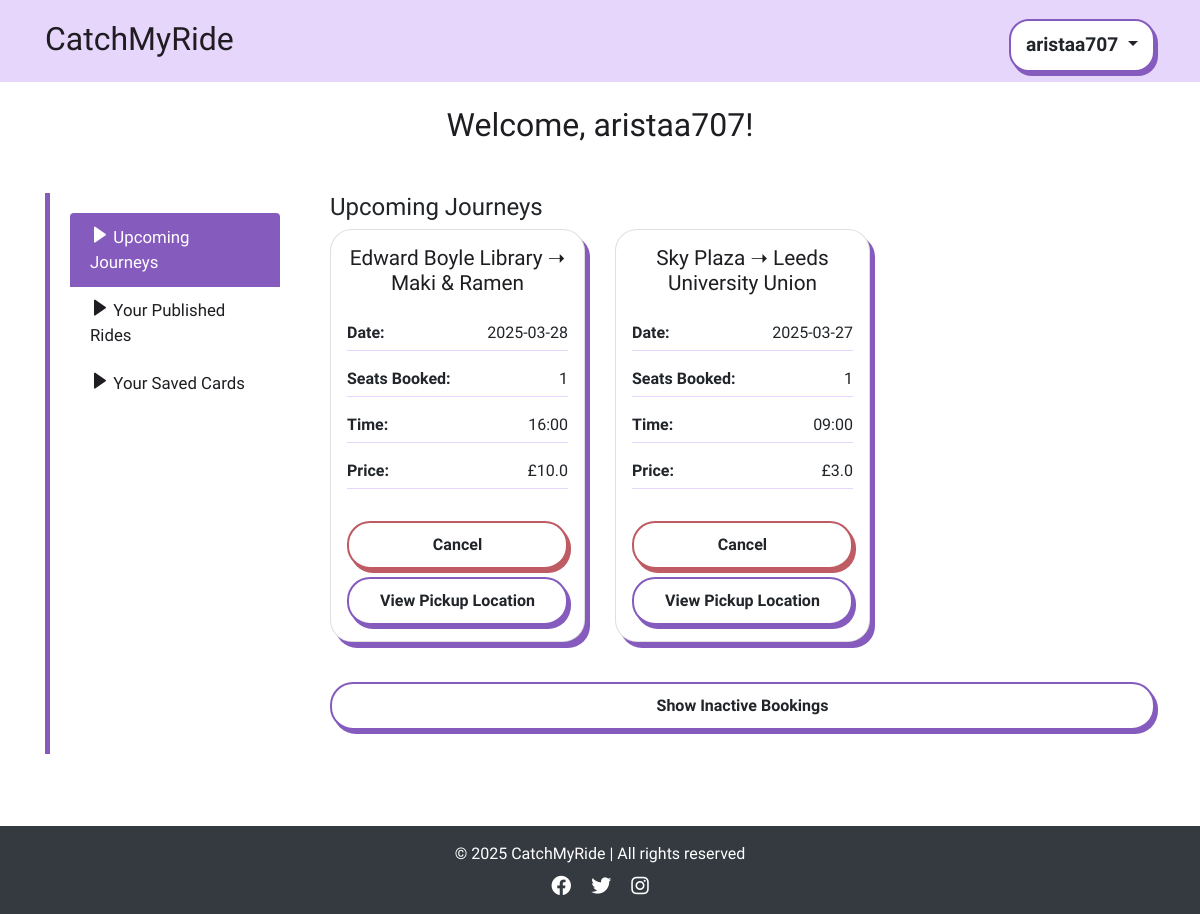
Page /dashboard (signed in) on the committed database.
### app/models.py (models this page shows, shortened)
class User(db.Model, UserMixin):
    id = db.Column(db.Integer, primary_key=True)
    username = db.Column(db.String(100), unique=True, nullable=False)
    email = db.Column(db.String(150), unique=True, nullable=False)
    password_hash = db.Column(db.String(200), nullable=False)
    is_active = db.Column(db.Boolean, default=True) # to check if the user activation (user authentication)
    published_rides = db.relationship('publish_ride', backref='driver', lazy=True)
    booked_rides = db.relationship('publish_ride', secondary=passenger_rides, backref='passengers')

class publish_ride(db.Model):
    id = db.Column(db.Integer, primary_key=True)
    driver_id = db.Column(db.Integer, db.ForeignKey('user.id'), nullable=False)
    driver_name = db.Column(db.String(100), nullable=False)  # Added Driver Name
    from_location = db.Column(db.String(200), nullable=False)
    to_location = db.Column(db.String(200), nullable=False)
    date_time = db.Column(db.DateTime, nullable=True)  # Now optional
    available_seats_per_date = db.Column(db.JSON, nullable=True)
    price_per_seat = db.Column(db.Float, nullable=False)
    category = db.Column(db.String(50), nullable=False)
    recurrence_dates = db.Column(db.String(255), nullable=True)
    commute_times = db.Column(db.String(255), nullable=True)  # Stores commute time slots
    is_available = db.Column(db.Boolean, default=True)

### app/views.py (the view)
@app.route('/dashboard')
@login_required
def dashboard():
    booked_rides = book_ride.query.filter_by(user_id=current_user.id).all()
    upcoming_journeys = []
    inactive_journeys = []
    current_time = datetime.utcnow()
    for booking in booked_rides:
        ride = publish_ride.query.get(booking.ride_id)
        if ride:
            is_canceled = booking.status == "Canceled"
            price_per_seat = ride.price_per_seat
            journey_data = {
                "booking_id": booking.id,
                "ride_id": ride.id,
                "from": ride.from_location,
                "to": ride.to_location,
                "date": booking.ride_date.strftime('%Y-%m-%d'),
                "time": ride.commute_times if ride.category == "commuting" else (
                    ride.date_time.strftime('%H:%M') if ride.date_time else "Not Provided"
                ),
                "status": booking.status,
                "price": price_per_seat,
                "seats_booked": booking.seats_selected
            }
            if is_canceled:
                inactive_journeys.append(journey_data)
            else:
                upcoming_journeys.append(journey_data)
    user_published_rides = publish_ride.query.filter_by(driver_id=current_user.id).all()
    published_rides = {"one_time": [], "commuting": []}
    for ride in user_published_rides:
        if ride.category == "one-time":
            published_rides["one_time"].append({
                "ride_id": ride.id,
                "from": ride.from_location,
                "to": ride.to_location,
                "date": ride.date_time.strftime('%Y-%m-%d'),
                "time": ride.date_time.strftime('%H:%M'),
                "price": ride.price_per_seat,
                "passengers": [
                    {"name": User.query.get(passenger.user_id).username, "email": passenger.confirmation_email}
                    for passenger in book_ride.query.filter_by(ride_id=ride.id).all()
                ]
            })
        else:  # Commuting rides
            ride_data = {
                "ride_id": ride.id,
                "from": ride.from_location,
                "to": ride.to_location,
                "time": ride.commute_times,
                "price": ride.price_per_seat,
                "dates": {}
            }
            ride_dates = db.session.query(book_ride.ride_date).filter_by(ride_id=ride.id).distinct().all()
            for date_obj in ride_dates:
                date_str = date_obj[0].strftime('%Y-%m-%d')
                passengers = book_ride.query.filter(
                    book_ride.ride_id == ride.id,
                    book_ride.ride_date == date_obj[0],
                    book_ride.status != "Canceled"
                ).all()
                ride_data["dates"][date_str] = [
                    {"name": User.query.get(passenger.user_id).username, "email": passenger.confirmation_email}
                    for passenger in passengers
                ]
            published_rides["commuting"].append(ride_data)
    return render_template("dashboard.html",
                           user=current_user,
                           upcoming_journeys=upcoming_journeys,
                           inactive_journeys=inactive_journeys,
                           published_rides=published_rides)

### app/views.py (called while the page is built)
@app.before_request
def check_redirect_after_login():
    if 'redirect_after_login' in session and current_user.is_authenticated:
        redirect_path = session.pop('redirect_after_login')
        return redirect(redirect_path)

@login_manager.user_loader
def load_user(user_id):
    return User.query.get(int(user_id))

@app.context_processor
def inject_user():
    return dict(user=current_user)

### app/templates/dashboard.html (shortened to what this page needs)
{% extends 'base.html' %}
{% block content %}
<div class="container mt-4">
    <h2 class="mb-4 text-center">Welcome, {{ user.username }}!</h2>
    <br>
    <div class="row">
        <div class="col-md-3">
            <div class="sidebar-box">
                <div class="list-group">
                    <a href="#" class="list-group-item list-group-item-action active" id="showUpcoming"><i class='bx bxs-right-arrow'></i>  Upcoming Journeys</a>
                    <a href="#" class="list-group-item list-group-item-action" id="showPublished"><i class='bx bxs-right-arrow'></i>  Your Published Rides</a>
                    <a href="#" class="list-group-item list-group-item-action" id="showSavedCards"><i class='bx bxs-right-arrow'></i>  Your Saved Cards</a>
                </div>
            </div>
        </div>
        <div class="col-md-9">
            <div id="upcomingSection" class="mb-4">
                <h4>Upcoming Journeys</h4>
                {% if upcoming_journeys %}
                    <div class="row">
                        {% for journey in upcoming_journeys %}
                        <div class="col-md-4 mb-3">
                            <div class="card p-3">
                                <h5 class="card-title">{{ journey.from.split(',')[0] }} ➝ {{ journey.to.split(',')[0] }}</h5>
                                <p class="detail-item"><span class="detail-heading">Date:</span> {{ journey.date }}</p>
                                <p class="detail-item"><span class="detail-heading">Seats Booked:</span> {{ journey.seats_booked }}</p>
                                <p class="detail-item"><span class="detail-heading">Time:</span> {{ journey.time }}</p>
                                <p class="detail-item"><span class="detail-heading">Price:</span> £{{ journey.price }}</p>
                                <div class="text-center mt-3">
                                    {% if journey.status == "Booked" %}
                                        <button class="btn btn-base btn-red cancel-btn btn-block" data-booking-id="{{ journey.booking_id }}"
                                                data-price="{{ journey.price }}" data-date="{{ journey.date }}">
                                            Cancel
                                        </button>
                                        <a href="{{ url_for('view_pickup', ride_id=journey.ride_id) }}" class="btn btn-base btn-one mt-2 btn-block">
                                            View Pickup Location
                                        </a>
                                    {% else %}
                                        <span class="text-muted">Canceled</span>
                                    {% endif %}
                                </div>
                            </div>
                        </div>
                        {% endfor %}
                    </div>
                {% else %}
                    <p class="text-muted">No upcoming journeys booked.</p>
                {% endif %}
                <div class="text-center mt-4">
                    <button class="btn btn-base btn-one btn-block" id="toggleInactive">Show Inactive Bookings</button>
                </div>
            </div>
        </div>
    </div>
</div>
{% endblock %}

### app/templates/base.html (shortened to what this page needs)
<!DOCTYPE html>
<html lang="en">
<head>
    <link rel="stylesheet" href="https://stackpath.bootstrapcdn.com/bootstrap/4.2.1/css/bootstrap.min.css">
    <link rel="stylesheet" href="{{ url_for('static', filename='style.css') }}">
    <link rel="stylesheet" href="https://cdnjs.cloudflare.com/ajax/libs/font-awesome/6.0.0-beta3/css/all.min.css">
    <link href='https://unpkg.com/boxicons@2.1.4/css/boxicons.min.css' rel='stylesheet'>
    <link rel="stylesheet" href="https://cdn.jsdelivr.net/npm/flatpickr/dist/flatpickr.min.css">
    <link rel="stylesheet" href="https://unpkg.com/leaflet/dist/leaflet.css" />
</head>
<body class="{% block body_class %}{% endblock %}">
    <div class="flex-wrapper">
    <nav class="navbar">
        <div class="container navbar-container d-flex align-items-baseline justify-content-between">
            <a class="navbar-brand navbar-logo" href="/" aria-label="Catch My Ride Logo" title="Go to home page">
                CatchMyRide
            </a>
            <div class="dropdown">
                {% if user.is_authenticated %}
                    <button class="btn btn-base btn-profile dropdown-toggle" type="button" id="profileDropdown" data-bs-toggle="dropdown" aria-haspopup="true" aria-expanded="false">
                        {{ user.username }}
                    </button>
                {% endif %}
            </div>
        </div>
    </nav>
    <main>
        {% block content %}{% endblock %}
    </main>
    <br>
    <footer class="bg-dark text-white text-center py-3 mt-5">
        <div class="container">
            <p class="mb-0">© 2025 CatchMyRide | All rights reserved</p>
            <div class="social-links mt-2">
                <a href="#" class="text-white mx-2"><i class="fa-brands fa-facebook fa-lg"></i></a>
                <a href="#" class="text-white mx-2"><i class="fa-brands fa-twitter fa-lg"></i></a>
                <a href="#" class="text-white mx-2"><i class="fa-brands fa-instagram fa-lg"></i></a>
            </div>
        </div>
    </footer>
</body>
</html>

### app/static/style.css (style rules this page uses)
body { margin: 0; background-color: #fff; font-family: "Oxanium", serif; font-weight: 300; }
h2 { font-family: 'Shrikhand', serif; color: #1f1d21; }
i { font-size: 1.2rem; }
.navbar .container { display: flex; flex-direction: row; align-items: center; justify-content: space-between; }
.navbar { background-color: #e6d6fc; text-align: center; padding: 10px 0; }
.navbar-logo, .navbar-logo:hover { color: #1f1d21; font-family: "Shrikhand", serif; font-size: 2rem; }
.btn-base { padding: 10px 15px; border-radius: 23px; font-weight: bold; transition: all 0.2s ease-in-out; background-color: white; color: var(--text-color); border: 2px solid var(--border-color); box-shadow: 3px 4px 0px var(--shadow-color); }
.btn-one { --color: #1f1d21; --border-color: #855bbe; --shadow-color: #855bbe; --bg-color: #e6d6fc; }
.btn-profile { --color: #1f1d21; --border-color: #855bbe; --bg-color: #e6d6fc; --shadow-color: #855bbe; font-size: 1.2rem; border-radius: 20px; }
.btn-red { --color: #1f1d21; --border-color: #BE5B63; --bg-color: #EEB9B9; --shadow-color: #BE5B63; }
.card { border-radius: 22px; box-shadow: 5px 6px 0px #855bbe; transition: transform 0.2s ease-in-out; }
.card-title { font-weight: 400; color: #1f1d21; text-align: center; font-size: 1.3rem; margin-bottom: 25px; }
.card .text-center { margin-top: 15px; }
.detail-item { display: flex; justify-content: space-between; border-bottom: 1px solid #e6d6fc; padding-bottom: 5px; }
.detail-heading { font-weight: 600; }
.sidebar-box { padding: 20px; height: 100%; border-left: 5px solid #855bbe; }
.sidebar-box .list-group-item { font-weight: 500; font-size: 1.05rem; border: none; color: #1f1d21; transition: background-color 0.2s ease; }
.sidebar-box .list-group-item.active { background-color: #855bbe; color: white; }

### rows in the picture
User: username "aristaa707"
publish_ride: from "Edward Boyle Library", to "Maki & Ramen", price "10.0"
publish_ride: from "Sky Plaza", to "Leeds University Union", time "09:00", price "3.0"

### other values in the picture
{{ journey.date }} "2025-03-28" "2025-03-27"
{{ journey.seats_booked }} "1" "1"
{{ journey.time }} "16:00"
